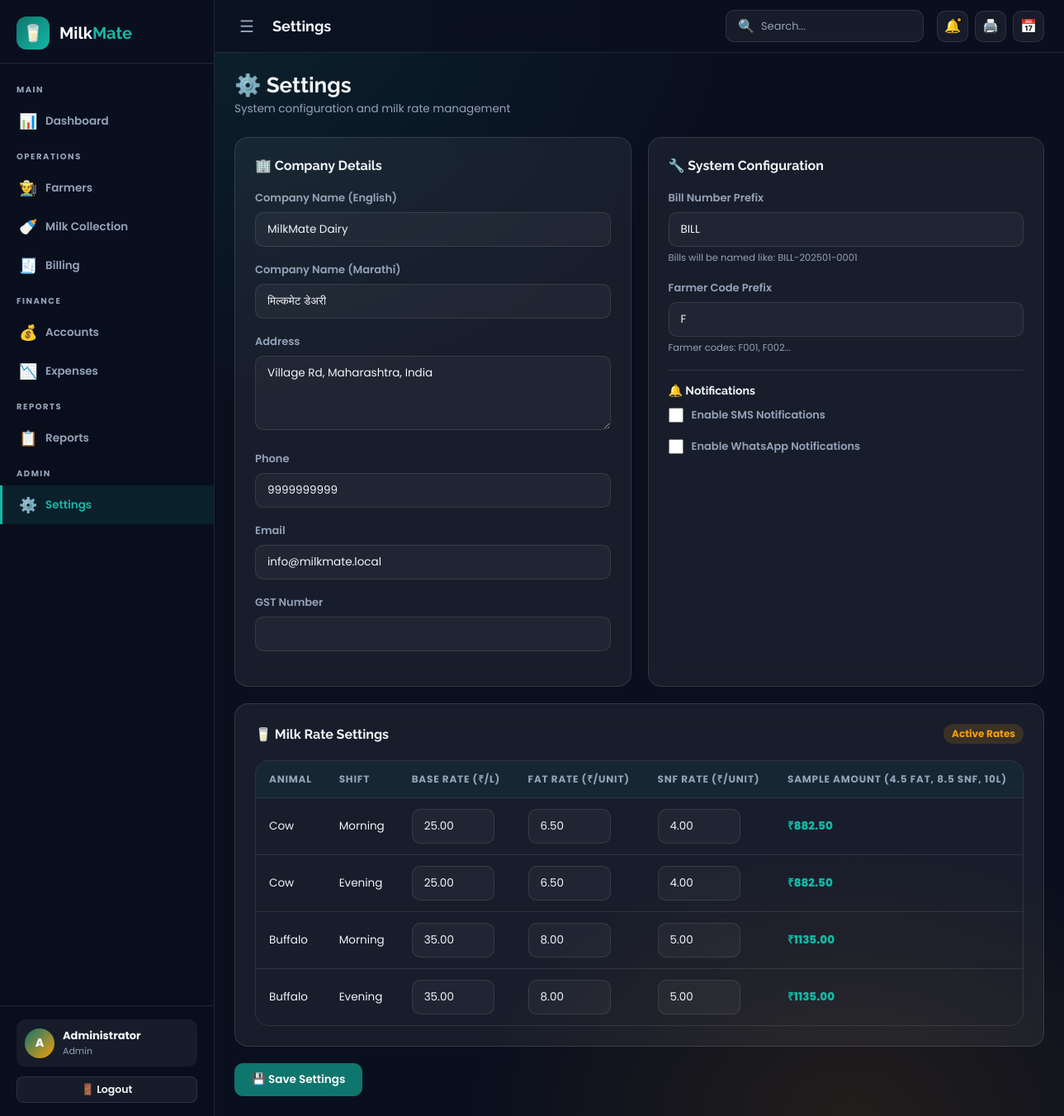
Page /modules/settings/index.php (signed in) on the committed database.
### tables this page shows
CREATE TABLE IF NOT EXISTS `milk_rates` (
  `id` INT UNSIGNED AUTO_INCREMENT PRIMARY KEY,
  `animal_type` ENUM('cow','buffalo') NOT NULL,
  `shift` ENUM('morning','evening') NOT NULL,
  `fat_rate` DECIMAL(8,2) NOT NULL,
  `snf_rate` DECIMAL(8,2) NOT NULL,
  `base_rate` DECIMAL(8,2) NOT NULL,
  `effective_from` DATE NOT NULL,
  `is_active` TINYINT(1) DEFAULT 1,
  `created_at` TIMESTAMP DEFAULT CURRENT_TIMESTAMP
);

### config/app.php (called while the page is built, shortened)
<?php
function isAdmin() { return isset($_SESSION['role']) && $_SESSION['role'] === 'admin'; }
?>

### modules/settings/index.php (the view, shortened to what this page needs)
<?php
$pageTitle = 'Settings';
require_once dirname(dirname(__DIR__)) . '/config/app.php';
$pdo = db();
$settings = [];
$all = $pdo->query("SELECT setting_key,setting_value FROM settings")->fetchAll();
foreach($all as $s) $settings[$s['setting_key']] = $s['setting_value'];
$rates = $pdo->query("SELECT * FROM milk_rates WHERE is_active=1 ORDER BY animal_type,shift")->fetchAll();
function sv($settings,$k,$d=''){return htmlspecialchars($settings[$k]??$d);}
include dirname(dirname(__DIR__)).'/includes/header.php';
?>
<div class="page-header">
  <div><h1>⚙️ Settings</h1><p class="text-muted">System configuration and milk rate management</p></div>
</div>
<form method="POST">
<div style="display:grid;grid-template-columns:1fr 1fr;gap:20px;" class="responsive-grid">
  <div class="card">
    <div class="card-header"><h3 class="card-title">🏢 Company Details</h3></div>
    <div class="form-group"><label class="form-label">Company Name (English)</label><input type="text" name="company_name" class="form-control" value="<?=sv($settings,'company_name','MilkMate Dairy')?>"></div>
    <div class="form-group"><label class="form-label">Company Name (Marathi)</label><input type="text" name="company_name_marathi" class="form-control" value="<?=sv($settings,'company_name_marathi','मिल्कमेट डेअरी')?>"></div>
    <div class="form-group"><label class="form-label">Address</label><textarea name="company_address" class="form-control"><?=sv($settings,'company_address')?></textarea></div>
    <div class="form-group"><label class="form-label">Phone</label><input type="tel" name="company_phone" class="form-control" value="<?=sv($settings,'company_phone')?>"></div>
    <div class="form-group"><label class="form-label">Email</label><input type="email" name="company_email" class="form-control" value="<?=sv($settings,'company_email')?>"></div>
    <div class="form-group"><label class="form-label">GST Number</label><input type="text" name="company_gstin" class="form-control" value="<?=sv($settings,'company_gstin')?>"></div>
  </div>
  <div class="card">
    <div class="card-header"><h3 class="card-title">🔧 System Configuration</h3></div>
    <div class="form-group"><label class="form-label">Bill Number Prefix</label><input type="text" name="bill_prefix" class="form-control" value="<?=sv($settings,'bill_prefix','BILL')?>"><div class="form-hint">Bills will be named like: BILL-202501-0001</div></div>
    <div class="form-group"><label class="form-label">Farmer Code Prefix</label><input type="text" name="farmer_code_prefix" class="form-control" value="<?=sv($settings,'farmer_code_prefix','F')?>"><div class="form-hint">Farmer codes: F001, F002...</div></div>
    <div class="separator"></div>
    <h4 style="font-size:14px;margin-bottom:12px;">🔔 Notifications</h4>
    <div class="form-group">
      <label style="display:flex;align-items:center;gap:10px;cursor:pointer;">
        <input type="checkbox" name="sms_enabled" value="1" <?=($settings['sms_enabled']??'0')==='1'?'checked':''?> style="width:18px;height:18px;accent-color:var(--primary-light);">
        <span class="form-label" style="margin:0;">Enable SMS Notifications</span>
      </label>
    </div>
    <div class="form-group">
      <label style="display:flex;align-items:center;gap:10px;cursor:pointer;">
        <input type="checkbox" name="whatsapp_enabled" value="1" <?=($settings['whatsapp_enabled']??'0')==='1'?'checked':''?> style="width:18px;height:18px;accent-color:var(--primary-light);">
        <span class="form-label" style="margin:0;">Enable WhatsApp Notifications</span>
      </label>
    </div>
  </div>
</div>
<div class="card" style="margin-top:20px;">
  <div class="card-header"><h3 class="card-title">🥛 Milk Rate Settings</h3><span class="badge badge-warning">Active Rates</span></div>
  <div class="table-wrapper">
    <table>
      <thead><tr><th>Animal</th><th>Shift</th><th>Base Rate (₹/L)</th><th>FAT Rate (₹/unit)</th><th>SNF Rate (₹/unit)</th><th>Sample Amount (4.5 FAT, 8.5 SNF, 10L)</th></tr></thead>
      <tbody>
        <?php foreach($rates as $r): ?>
        <tr>
          <td><?=ucfirst($r['animal_type'])?></td>
          <td><?=ucfirst($r['shift'])?></td>
          <td><input type="number" name="base_rate[<?=$r['id']?>]" class="form-control" style="width:100px;" step="0.01" value="<?=$r['base_rate']?>" onchange="calcSample(this.closest('tr'))"></td>
          <td><input type="number" name="fat_rate[<?=$r['id']?>]" class="form-control" style="width:100px;" step="0.01" value="<?=$r['fat_rate']?>" onchange="calcSample(this.closest('tr'))"></td>
          <td><input type="number" name="snf_rate[<?=$r['id']?>]" class="form-control" style="width:100px;" step="0.01" value="<?=$r['snf_rate']?>" onchange="calcSample(this.closest('tr'))"></td>
          <td class="sample-amt" style="font-weight:700;color:var(--primary-light);">—</td>
        </tr>
        <?php endforeach; ?>
      </tbody>
    </table>
  </div>
</div>
<div style="margin-top:20px;">
  <button type="submit" class="btn btn-primary">💾 Save Settings</button>
</div>
</form>
<?php include dirname(dirname(__DIR__)).'/includes/footer.php'; ?>

### includes/header.php (shortened to what this page needs)
<?php
require_once dirname(__DIR__) . '/config/app.php';
$pageTitle = $pageTitle ?? 'Dashboard';
?>
<!DOCTYPE html>
<html lang="en">
<head>
  <link rel="stylesheet" href="<?= APP_URL ?>/assets/css/fonts.css">
  <link rel="stylesheet" href="<?= APP_URL ?>/assets/css/app.css">
</head>
<body>
  <div class="app-wrapper">
    <aside class="sidebar" id="sidebar">
      <div class="sidebar-logo">
        <div class="sidebar-logo-icon">🥛</div>
        <span class="sidebar-logo-text">Milk<span>Mate</span></span>
      </div>
      <nav class="sidebar-nav">
        <div class="nav-section-label">Main</div>
        <a href="<?= APP_URL ?>/dashboard.php" class="nav-item" data-path="dashboard">
          <span class="nav-icon">📊</span><span class="nav-label">Dashboard</span>
        </a>
        <div class="nav-section-label">Operations</div>
        <a href="<?= APP_URL ?>/modules/farmers/index.php" class="nav-item" data-path="farmers">
          <span class="nav-icon">👨‍🌾</span><span class="nav-label">Farmers</span>
        </a>
        <a href="<?= APP_URL ?>/modules/collections/index.php" class="nav-item" data-path="collections">
          <span class="nav-icon">🍼</span><span class="nav-label">Milk Collection</span>
        </a>
        <a href="<?= APP_URL ?>/modules/billing/index.php" class="nav-item" data-path="billing">
          <span class="nav-icon">🧾</span><span class="nav-label">Billing</span>
        </a>
        <div class="nav-section-label">Finance</div>
        <a href="<?= APP_URL ?>/modules/accounts/index.php" class="nav-item" data-path="accounts">
          <span class="nav-icon">💰</span><span class="nav-label">Accounts</span>
        </a>
        <a href="<?= APP_URL ?>/modules/accounts/expenses.php" class="nav-item" data-path="expenses">
          <span class="nav-icon">📉</span><span class="nav-label">Expenses</span>
        </a>
        <div class="nav-section-label">Reports</div>
        <a href="<?= APP_URL ?>/modules/reports/index.php" class="nav-item" data-path="reports">
          <span class="nav-icon">📋</span><span class="nav-label">Reports</span>
        </a>
        <?php if (isAdmin()): ?>
        <div class="nav-section-label">Admin</div>
        <a href="<?= APP_URL ?>/modules/settings/index.php" class="nav-item" data-path="settings">
          <span class="nav-icon">⚙️</span><span class="nav-label">Settings</span>
        </a>
        <?php endif; ?>
      </nav>
      <div class="sidebar-footer">
        <div class="sidebar-user">
          <div class="user-avatar"><?= strtoupper(substr($_SESSION['name'] ?? 'U', 0, 1)) ?></div>
          <div class="user-info">
            <div class="user-name"><?= htmlspecialchars($_SESSION['name'] ?? '') ?></div>
            <div class="user-role"><?= htmlspecialchars($_SESSION['role'] ?? '') ?></div>
          </div>
        </div>
        <a href="<?= APP_URL ?>/auth/logout.php" class="btn btn-ghost btn-sm w-full mt-3" style="justify-content:center;">
          🚪 Logout
        </a>
      </div>
    </aside>
    <div class="main-content">
      <nav class="navbar">
        <button class="navbar-toggle" id="sidebar-toggle" aria-label="Toggle Sidebar">☰</button>
        <span class="navbar-title"><?= htmlspecialchars($pageTitle) ?></span>
        <div class="navbar-search">
          <span>🔍</span>
          <input type="text" placeholder="Search..." id="global-search">
        </div>
        <div style="display:flex;gap:8px;">
          <button class="navbar-icon-btn" title="Notifications">
            🔔<span class="notif-dot"></span>
          </button>
          <button class="navbar-icon-btn" onclick="window.print()" title="Print">🖨️</button>
          <button class="navbar-icon-btn" title="Today: <?= date('d M Y') ?>">📅</button>
        </div>
      </nav>
      <main class="page-body" id="main-content">

### includes/footer.php (shortened to what this page needs)
      </main>
    </div>
  </div>
</body>
</html>

### rows in the picture
milk_rates: animal_type "Cow", shift "Morning", base_rate "25.00", fat_rate "6.50", snf_rate "4.00"
milk_rates: animal_type "Cow", shift "Evening", base_rate "25.00", fat_rate "6.50", snf_rate "4.00"
milk_rates: animal_type "Buffalo", shift "Morning", base_rate "35.00", fat_rate "8.00", snf_rate "5.00"
milk_rates: animal_type "Buffalo", shift "Evening", base_rate "35.00", fat_rate "8.00", snf_rate "5.00"

### other values in the picture
substr($_SESSION['name'] ?? 'U', 0, 1) "A"
$_SESSION['name'] "Administrator"
$_SESSION['role'] "Admin"
$pageTitle "Settings"
